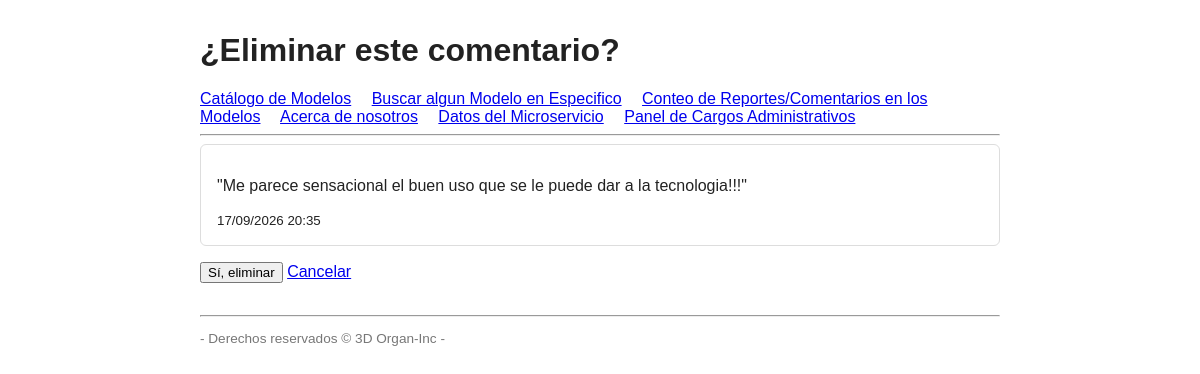
/reportes/comentario/5/eliminar/, run on the app's committed database.
### reportes/models.py (models this page shows, shortened)
class Comentario(models.Model):
    elemento = models.ForeignKey(
        Elemento,
        on_delete=models.CASCADE,
        related_name="comentarios",
    )
    texto = models.CharField(max_length=300)
    fecha = models.DateTimeField(default=timezone.now)
    class Meta:
        ordering = ["-fecha"]

### reportes/views.py (the view)
# urls.py: path("comentario/<int:comentario_id>/eliminar/", views.eliminar_comentario, name="eliminar_comentario"),
def eliminar_comentario(request, comentario_id):
    comentario = get_object_or_404(Comentario, pk=comentario_id)
    elemento_id = comentario.elemento.id
    if request.method == "POST":
        comentario.delete()
        return redirect("catalogo:detalle", elemento_id=elemento_id)
    context = {"comentario": comentario}
    return render(request, "reportes/comentario_confirmar_eliminar.html", context)

### reportes/templates/reportes/comentario_confirmar_eliminar.html (shortened to what this page needs)
{% extends "base.html" %}
{% block encabezado %}¿Eliminar este comentario?{% endblock %}
{% block contenido %}
    <div class="caja">
        <p>"{{ comentario.texto }}"</p>
        <small>{{ comentario.fecha|date:"d/m/Y H:i" }}</small>
    </div>
    <form method="post">
        <button type="submit">Sí, eliminar</button>
        <a href="{% url 'catalogo:detalle' comentario.elemento.id %}">Cancelar</a>
    </form>
{% endblock %}

### templates/base.html (style rules this page uses)
body { font-family: Arial, sans-serif; margin: 2rem auto; max-width: 800px; color: #222; }
.caja { border: 1px solid #ddd; border-radius: 6px; padding: 1rem; margin-bottom: 1rem; }

### data on the page
Comentario: texto "Me parece sensacional el buen uso que se le puede dar a la tecnologia!!!", fecha "17/09/2026 20:35"
